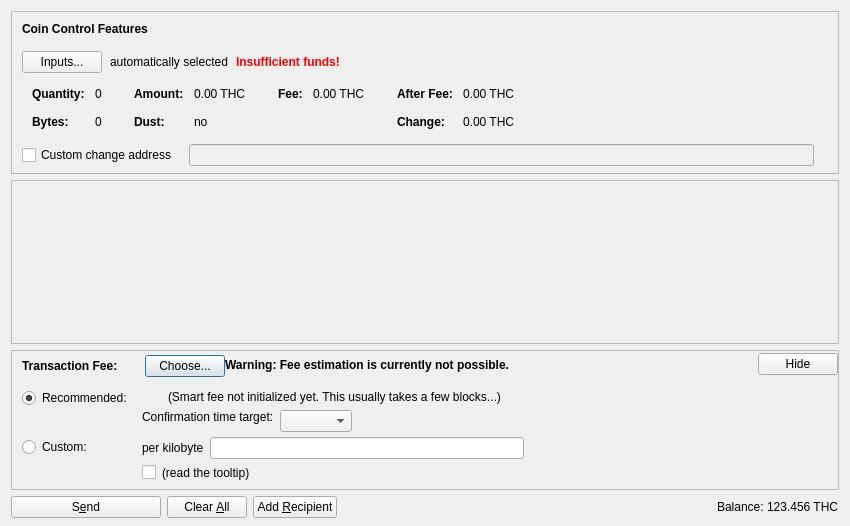
<?xml version="1.0" encoding="UTF-8"?>
<ui version="4.0">
 <class>SendCoinsDialog</class>
 <widget class="QDialog" name="SendCoinsDialog">
  <property name="geometry">
   <rect>
    <x>0</x>
    <y>0</y>
    <width>850</width>
    <height>526</height>
   </rect>
  </property>
  <property name="windowTitle">
   <string>Send Coins</string>
  </property>
  <layout class="QVBoxLayout" name="verticalLayout" stretch="0,1,0,0">
   <property name="bottomMargin">
    <number>8</number>
   </property>
   <item>
    <widget class="QFrame" name="frameCoinControl">
     <property name="sizePolicy">
      <sizepolicy hsizetype="Expanding" vsizetype="Expanding">
       <horstretch>0</horstretch>
       <verstretch>0</verstretch>
      </sizepolicy>
     </property>
     <property name="maximumSize">
      <size>
       <width>16777215</width>
       <height>16777215</height>
      </size>
     </property>
     <property name="frameShape">
      <enum>QFrame::StyledPanel</enum>
     </property>
     <property name="frameShadow">
      <enum>QFrame::Sunken</enum>
     </property>
     <layout class="QVBoxLayout" name="verticalLayoutCoinControl2">
      <property name="spacing">
       <number>0</number>
      </property>
      <property name="leftMargin">
       <number>0</number>
      </property>
      <property name="topMargin">
       <number>0</number>
      </property>
      <property name="rightMargin">
       <number>0</number>
      </property>
      <property name="bottomMargin">
       <number>6</number>
      </property>
      <item>
       <layout class="QVBoxLayout" name="verticalLayoutCoinControl" stretch="0,0,0,0,1">
        <property name="spacing">
         <number>0</number>
        </property>
        <property name="leftMargin">
         <number>10</number>
        </property>
        <property name="topMargin">
         <number>10</number>
        </property>
        <item>
         <layout class="QHBoxLayout" name="horizontalLayoutCoinControl1">
          <property name="bottomMargin">
           <number>15</number>
          </property>
          <item>
           <widget class="QLabel" name="labelCoinControlFeatures">
            <property name="sizePolicy">
             <sizepolicy hsizetype="Preferred" vsizetype="Maximum">
              <horstretch>0</horstretch>
              <verstretch>0</verstretch>
             </sizepolicy>
            </property>
            <property name="font">
             <font>
              <weight>75</weight>
              <bold>true</bold>
             </font>
            </property>
            <property name="styleSheet">
             <string notr="true">font-weight:bold;</string>
            </property>
            <property name="text">
             <string>Coin Control Features</string>
            </property>
           </widget>
          </item>
         </layout>
        </item>
        <item>
         <layout class="QHBoxLayout" name="horizontalLayoutCoinControl2" stretch="0,0,0,0">
          <property name="spacing">
           <number>8</number>
          </property>
          <property name="bottomMargin">
           <number>10</number>
          </property>
          <item>
           <widget class="QPushButton" name="pushButtonCoinControl">
            <property name="styleSheet">
             <string notr="true"/>
            </property>
            <property name="text">
             <string>Inputs...</string>
            </property>
            <property name="autoDefault">
             <bool>false</bool>
            </property>
           </widget>
          </item>
          <item>
           <widget class="QLabel" name="labelCoinControlAutomaticallySelected">
            <property name="text">
             <string>automatically selected</string>
            </property>
            <property name="margin">
             <number>5</number>
            </property>
           </widget>
          </item>
          <item>
           <widget class="QLabel" name="labelCoinControlInsuffFunds">
            <property name="font">
             <font>
              <weight>75</weight>
              <bold>true</bold>
             </font>
            </property>
            <property name="styleSheet">
             <string notr="true">color:red;font-weight:bold;</string>
            </property>
            <property name="text">
             <string>Insufficient funds!</string>
            </property>
            <property name="margin">
             <number>5</number>
            </property>
           </widget>
          </item>
          <item>
           <spacer name="horizontalSpacerCoinControl">
            <property name="orientation">
             <enum>Qt::Horizontal</enum>
            </property>
            <property name="sizeHint" stdset="0">
             <size>
              <width>40</width>
              <height>1</height>
             </size>
            </property>
           </spacer>
          </item>
         </layout>
        </item>
        <item>
         <widget class="QWidget" name="widgetCoinControl" native="true">
          <property name="sizePolicy">
           <sizepolicy hsizetype="Preferred" vsizetype="Preferred">
            <horstretch>0</horstretch>
            <verstretch>0</verstretch>
           </sizepolicy>
          </property>
          <property name="minimumSize">
           <size>
            <width>0</width>
            <height>0</height>
           </size>
          </property>
          <property name="styleSheet">
           <string notr="true"/>
          </property>
          <layout class="QHBoxLayout" name="horizontalLayoutCoinControl5">
           <property name="leftMargin">
            <number>0</number>
           </property>
           <property name="topMargin">
            <number>0</number>
           </property>
           <property name="rightMargin">
            <number>0</number>
           </property>
           <property name="bottomMargin">
            <number>0</number>
           </property>
           <item>
            <layout class="QHBoxLayout" name="horizontalLayoutCoinControl3" stretch="0,0,0,1">
             <property name="spacing">
              <number>20</number>
             </property>
             <property name="topMargin">
              <number>0</number>
             </property>
             <property name="bottomMargin">
              <number>10</number>
             </property>
             <item>
              <layout class="QFormLayout" name="formLayoutCoinControl1">
               <property name="horizontalSpacing">
                <number>10</number>
               </property>
               <property name="verticalSpacing">
                <number>14</number>
               </property>
               <property name="leftMargin">
                <number>10</number>
               </property>
               <property name="topMargin">
                <number>4</number>
               </property>
               <property name="rightMargin">
                <number>6</number>
               </property>
               <item row="0" column="0">
                <widget class="QLabel" name="labelCoinControlQuantityText">
                 <property name="font">
                  <font>
                   <weight>75</weight>
                   <bold>true</bold>
                  </font>
                 </property>
                 <property name="text">
                  <string>Quantity:</string>
                 </property>
                 <property name="margin">
                  <number>0</number>
                 </property>
                </widget>
               </item>
               <item row="0" column="1">
                <widget class="QLabel" name="labelCoinControlQuantity">
                 <property name="cursor">
                  <cursorShape>IBeamCursor</cursorShape>
                 </property>
                 <property name="contextMenuPolicy">
                  <enum>Qt::ActionsContextMenu</enum>
                 </property>
                 <property name="text">
                  <string notr="true">0</string>
                 </property>
                 <property name="margin">
                  <number>0</number>
                 </property>
                 <property name="textInteractionFlags">
                  <set>Qt::LinksAccessibleByMouse|Qt::TextSelectableByKeyboard|Qt::TextSelectableByMouse</set>
                 </property>
                </widget>
               </item>
               <item row="1" column="0">
                <widget class="QLabel" name="labelCoinControlBytesText">
                 <property name="font">
                  <font>
                   <weight>75</weight>
                   <bold>true</bold>
                  </font>
                 </property>
                 <property name="text">
                  <string>Bytes:</string>
                 </property>
                </widget>
               </item>
               <item row="1" column="1">
                <widget class="QLabel" name="labelCoinControlBytes">
                 <property name="cursor">
                  <cursorShape>IBeamCursor</cursorShape>
                 </property>
                 <property name="contextMenuPolicy">
                  <enum>Qt::ActionsContextMenu</enum>
                 </property>
                 <property name="text">
                  <string notr="true">0</string>
                 </property>
                 <property name="textInteractionFlags">
                  <set>Qt::LinksAccessibleByMouse|Qt::TextSelectableByKeyboard|Qt::TextSelectableByMouse</set>
                 </property>
                </widget>
               </item>
              </layout>
             </item>
             <item>
              <layout class="QFormLayout" name="formLayoutCoinControl2">
               <property name="horizontalSpacing">
                <number>10</number>
               </property>
               <property name="verticalSpacing">
                <number>14</number>
               </property>
               <property name="leftMargin">
                <number>6</number>
               </property>
               <property name="topMargin">
                <number>4</number>
               </property>
               <property name="rightMargin">
                <number>6</number>
               </property>
               <item row="0" column="0">
                <widget class="QLabel" name="labelCoinControlAmountText">
                 <property name="font">
                  <font>
                   <weight>75</weight>
                   <bold>true</bold>
                  </font>
                 </property>
                 <property name="text">
                  <string>Amount:</string>
                 </property>
                 <property name="margin">
                  <number>0</number>
                 </property>
                </widget>
               </item>
               <item row="0" column="1">
                <widget class="QLabel" name="labelCoinControlAmount">
                 <property name="cursor">
                  <cursorShape>IBeamCursor</cursorShape>
                 </property>
                 <property name="contextMenuPolicy">
                  <enum>Qt::ActionsContextMenu</enum>
                 </property>
                 <property name="text">
                  <string notr="true">0.00 THC</string>
                 </property>
                 <property name="textInteractionFlags">
                  <set>Qt::LinksAccessibleByMouse|Qt::TextSelectableByKeyboard|Qt::TextSelectableByMouse</set>
                 </property>
                </widget>
               </item>
               <item row="1" column="0">
                <widget class="QLabel" name="labelCoinControlLowOutputText">
                 <property name="font">
                  <font>
                   <weight>75</weight>
                   <bold>true</bold>
                  </font>
                 </property>
                 <property name="text">
                  <string>Dust:</string>
                 </property>
                </widget>
               </item>
               <item row="1" column="1">
                <widget class="QLabel" name="labelCoinControlLowOutput">
                 <property name="cursor">
                  <cursorShape>IBeamCursor</cursorShape>
                 </property>
                 <property name="contextMenuPolicy">
                  <enum>Qt::ActionsContextMenu</enum>
                 </property>
                 <property name="text">
                  <string notr="true">no</string>
                 </property>
                 <property name="textInteractionFlags">
                  <set>Qt::LinksAccessibleByMouse|Qt::TextSelectableByKeyboard|Qt::TextSelectableByMouse</set>
                 </property>
                </widget>
               </item>
              </layout>
             </item>
             <item>
              <layout class="QFormLayout" name="formLayoutCoinControl3">
               <property name="horizontalSpacing">
                <number>10</number>
               </property>
               <property name="verticalSpacing">
                <number>14</number>
               </property>
               <property name="leftMargin">
                <number>6</number>
               </property>
               <property name="topMargin">
                <number>4</number>
               </property>
               <property name="rightMargin">
                <number>6</number>
               </property>
               <item row="0" column="0">
                <widget class="QLabel" name="labelCoinControlFeeText">
                 <property name="font">
                  <font>
                   <weight>75</weight>
                   <bold>true</bold>
                  </font>
                 </property>
                 <property name="text">
                  <string>Fee:</string>
                 </property>
                 <property name="margin">
                  <number>0</number>
                 </property>
                </widget>
               </item>
               <item row="0" column="1">
                <widget class="QLabel" name="labelCoinControlFee">
                 <property name="cursor">
                  <cursorShape>IBeamCursor</cursorShape>
                 </property>
                 <property name="contextMenuPolicy">
                  <enum>Qt::ActionsContextMenu</enum>
                 </property>
                 <property name="text">
                  <string notr="true">0.00 THC</string>
                 </property>
                 <property name="textInteractionFlags">
                  <set>Qt::LinksAccessibleByMouse|Qt::TextSelectableByKeyboard|Qt::TextSelectableByMouse</set>
                 </property>
                </widget>
               </item>
              </layout>
             </item>
             <item>
              <layout class="QFormLayout" name="formLayoutCoinControl4">
               <property name="horizontalSpacing">
                <number>10</number>
               </property>
               <property name="verticalSpacing">
                <number>14</number>
               </property>
               <property name="leftMargin">
                <number>6</number>
               </property>
               <property name="topMargin">
                <number>4</number>
               </property>
               <property name="rightMargin">
                <number>6</number>
               </property>
               <item row="0" column="0">
                <widget class="QLabel" name="labelCoinControlAfterFeeText">
                 <property name="font">
                  <font>
                   <weight>75</weight>
                   <bold>true</bold>
                  </font>
                 </property>
                 <property name="text">
                  <string>After Fee:</string>
                 </property>
                 <property name="margin">
                  <number>0</number>
                 </property>
                </widget>
               </item>
               <item row="0" column="1">
                <widget class="QLabel" name="labelCoinControlAfterFee">
                 <property name="cursor">
                  <cursorShape>IBeamCursor</cursorShape>
                 </property>
                 <property name="contextMenuPolicy">
                  <enum>Qt::ActionsContextMenu</enum>
                 </property>
                 <property name="text">
                  <string notr="true">0.00 THC</string>
                 </property>
                 <property name="textInteractionFlags">
                  <set>Qt::LinksAccessibleByMouse|Qt::TextSelectableByKeyboard|Qt::TextSelectableByMouse</set>
                 </property>
                </widget>
               </item>
               <item row="1" column="0">
                <widget class="QLabel" name="labelCoinControlChangeText">
                 <property name="font">
                  <font>
                   <weight>75</weight>
                   <bold>true</bold>
                  </font>
                 </property>
                 <property name="text">
                  <string>Change:</string>
                 </property>
                </widget>
               </item>
               <item row="1" column="1">
                <widget class="QLabel" name="labelCoinControlChange">
                 <property name="cursor">
                  <cursorShape>IBeamCursor</cursorShape>
                 </property>
                 <property name="contextMenuPolicy">
                  <enum>Qt::ActionsContextMenu</enum>
                 </property>
                 <property name="text">
                  <string notr="true">0.00 THC</string>
                 </property>
                 <property name="textInteractionFlags">
                  <set>Qt::LinksAccessibleByMouse|Qt::TextSelectableByKeyboard|Qt::TextSelectableByMouse</set>
                 </property>
                </widget>
               </item>
              </layout>
             </item>
            </layout>
           </item>
          </layout>
         </widget>
        </item>
        <item>
         <layout class="QHBoxLayout" name="horizontalLayoutCoinControl4" stretch="0,0,0">
          <property name="spacing">
           <number>12</number>
          </property>
          <property name="sizeConstraint">
           <enum>QLayout::SetDefaultConstraint</enum>
          </property>
          <property name="topMargin">
           <number>5</number>
          </property>
          <property name="rightMargin">
           <number>5</number>
          </property>
          <item>
           <widget class="QCheckBox" name="checkBoxCoinControlChange">
            <property name="toolTip">
             <string>If this is activated, but the change address is empty or invalid, change will be sent to a newly generated address.</string>
            </property>
            <property name="text">
             <string>Custom change address</string>
            </property>
           </widget>
          </item>
          <item>
           <widget class="QValidatedLineEdit" name="lineEditCoinControlChange">
            <property name="enabled">
             <bool>false</bool>
            </property>
            <property name="sizePolicy">
             <sizepolicy hsizetype="Expanding" vsizetype="Fixed">
              <horstretch>0</horstretch>
              <verstretch>0</verstretch>
             </sizepolicy>
            </property>
           </widget>
          </item>
          <item>
           <widget class="QLabel" name="labelCoinControlChangeLabel">
            <property name="sizePolicy">
             <sizepolicy hsizetype="Preferred" vsizetype="Expanding">
              <horstretch>0</horstretch>
              <verstretch>0</verstretch>
             </sizepolicy>
            </property>
            <property name="minimumSize">
             <size>
              <width>0</width>
              <height>0</height>
             </size>
            </property>
            <property name="text">
             <string/>
            </property>
            <property name="margin">
             <number>3</number>
            </property>
           </widget>
          </item>
         </layout>
        </item>
        <item>
         <spacer name="verticalSpacerCoinControl">
          <property name="orientation">
           <enum>Qt::Vertical</enum>
          </property>
          <property name="sizeHint" stdset="0">
           <size>
            <width>800</width>
            <height>1</height>
           </size>
          </property>
         </spacer>
        </item>
       </layout>
      </item>
     </layout>
    </widget>
   </item>
   <item>
    <widget class="QScrollArea" name="scrollArea">
     <property name="widgetResizable">
      <bool>true</bool>
     </property>
     <widget class="QWidget" name="scrollAreaWidgetContents">
      <property name="geometry">
       <rect>
        <x>0</x>
        <y>0</y>
        <width>830</width>
        <height>104</height>
       </rect>
      </property>
      <layout class="QVBoxLayout" name="verticalLayout_2" stretch="0,1">
       <property name="leftMargin">
        <number>0</number>
       </property>
       <property name="topMargin">
        <number>0</number>
       </property>
       <property name="rightMargin">
        <number>0</number>
       </property>
       <property name="bottomMargin">
        <number>0</number>
       </property>
       <item>
        <layout class="QVBoxLayout" name="entries">
         <property name="spacing">
          <number>6</number>
         </property>
        </layout>
       </item>
       <item>
        <spacer name="verticalSpacer">
         <property name="orientation">
          <enum>Qt::Vertical</enum>
         </property>
         <property name="sizeHint" stdset="0">
          <size>
           <width>20</width>
           <height>40</height>
          </size>
         </property>
        </spacer>
       </item>
      </layout>
     </widget>
    </widget>
   </item>
   <item>
    <widget class="QFrame" name="frameFee">
     <property name="sizePolicy">
      <sizepolicy hsizetype="Expanding" vsizetype="Expanding">
       <horstretch>0</horstretch>
       <verstretch>0</verstretch>
      </sizepolicy>
     </property>
     <property name="maximumSize">
      <size>
       <width>16777215</width>
       <height>16777215</height>
      </size>
     </property>
     <property name="frameShape">
      <enum>QFrame::StyledPanel</enum>
     </property>
     <property name="frameShadow">
      <enum>QFrame::Sunken</enum>
     </property>
     <layout class="QVBoxLayout" name="verticalLayoutFee1">
      <property name="spacing">
       <number>0</number>
      </property>
      <property name="leftMargin">
       <number>0</number>
      </property>
      <property name="topMargin">
       <number>0</number>
      </property>
      <property name="rightMargin">
       <number>0</number>
      </property>
      <property name="bottomMargin">
       <number>0</number>
      </property>
      <item>
       <layout class="QVBoxLayout" name="verticalLayoutFee2" stretch="0,0,0">
        <property name="spacing">
         <number>0</number>
        </property>
        <property name="leftMargin">
         <number>10</number>
        </property>
        <property name="topMargin">
         <number>0</number>
        </property>
        <item>
         <layout class="QHBoxLayout" name="horizontalLayoutFee1">
          <property name="bottomMargin">
           <number>0</number>
          </property>
          <item>
           <layout class="QVBoxLayout" name="verticalLayoutFee7">
            <property name="spacing">
             <number>0</number>
            </property>
            <item>
             <spacer name="verticalSpacerSmartFee">
              <property name="orientation">
               <enum>Qt::Vertical</enum>
              </property>
              <property name="sizeType">
               <enum>QSizePolicy::Fixed</enum>
              </property>
              <property name="sizeHint" stdset="0">
               <size>
                <width>1</width>
                <height>4</height>
               </size>
              </property>
             </spacer>
            </item>
            <item>
             <layout class="QHBoxLayout" name="horizontalLayoutSmartFee">
              <property name="spacing">
               <number>10</number>
              </property>
              <item>
               <widget class="QLabel" name="labelFeeHeadline">
                <property name="sizePolicy">
                 <sizepolicy hsizetype="Preferred" vsizetype="Maximum">
                  <horstretch>0</horstretch>
                  <verstretch>0</verstretch>
                 </sizepolicy>
                </property>
                <property name="font">
                 <font>
                  <weight>75</weight>
                  <bold>true</bold>
                 </font>
                </property>
                <property name="styleSheet">
                 <string notr="true">font-weight:bold;</string>
                </property>
                <property name="text">
                 <string>Transaction Fee:</string>
                </property>
               </widget>
              </item>
              <item>
               <widget class="QLabel" name="labelFeeMinimized">
                <property name="text">
                 <string/>
                </property>
               </widget>
              </item>
              <item>
               <widget class="QPushButton" name="buttonChooseFee">
                <property name="text">
                 <string>Choose...</string>
                </property>
               </widget>
              </item>
             </layout>
            </item>
            <item>
             <spacer name="verticalSpacer_5">
              <property name="orientation">
               <enum>Qt::Vertical</enum>
              </property>
              <property name="sizeHint" stdset="0">
               <size>
                <width>1</width>
                <height>1</height>
               </size>
              </property>
             </spacer>
            </item>
           </layout>
          </item>
          <item>
           <widget class="QLabel" name="fallbackFeeWarningLabel">
            <property name="toolTip">
             <string>Using the fallbackfee can result in sending a transaction that will take several hours or days (or never) to confirm. Consider choosing your fee manually or wait until you have validated the complete chain.</string>
            </property>
            <property name="font">
            <font>
                <weight>75</weight>
                <bold>true</bold>
            </font>
            </property>
            <property name="text">
             <string>Warning: Fee estimation is currently not possible.</string>
            </property>
            <property name="wordWrap">
             <bool>false</bool>
            </property>
           </widget>
          </item>
          <item>
           <spacer name="horizontalSpacer_4">
            <property name="orientation">
             <enum>Qt::Horizontal</enum>
            </property>
            <property name="sizeType">
             <enum>QSizePolicy::MinimumExpanding</enum>
            </property>
            <property name="sizeHint" stdset="0">
             <size>
              <width>40</width>
              <height>20</height>
             </size>
            </property>
           </spacer>
          </item>
          <item>
           <widget class="QPushButton" name="buttonMinimizeFee">
            <property name="toolTip">
             <string>collapse fee-settings</string>
            </property>
            <property name="text">
             <string>Hide</string>
            </property>
           </widget>
          </item>
         </layout>
        </item>
        <item>
         <widget class="QFrame" name="frameFeeSelection">
          <layout class="QVBoxLayout" name="verticalLayoutFee12">
           <property name="spacing">
            <number>0</number>
           </property>
           <property name="leftMargin">
            <number>0</number>
           </property>
           <property name="topMargin">
            <number>0</number>
           </property>
           <property name="rightMargin">
            <number>0</number>
           </property>
           <property name="bottomMargin">
            <number>0</number>
           </property>
           <item>
            <layout class="QGridLayout" name="gridLayoutFee">
             <property name="topMargin">
              <number>10</number>
             </property>
             <property name="bottomMargin">
              <number>4</number>
             </property>
             <property name="horizontalSpacing">
              <number>10</number>
             </property>
             <property name="verticalSpacing">
              <number>4</number>
             </property>
             <item row="1" column="1">
              <layout class="QVBoxLayout" name="verticalLayoutFee8">
               <property name="spacing">
                <number>6</number>
               </property>
               <item>
                <layout class="QHBoxLayout" name="horizontalLayoutFee13">
                 <item>
                  <widget class="QLabel" name="labelCustomPerKilobyte">
                   <property name="toolTip">
                    <string>If the custom fee is set to 1000 microcents and the transaction is only 250 bytes, then &quot;per kilobyte&quot; only pays 250 microcents in fee, while &quot;total at least&quot; pays 1000 microcents. For transactions bigger than a kilobyte both pay by kilobyte.</string>
                   </property>
                   <property name="text">
                    <string>per kilobyte</string>
                   </property>
                  </widget>
                 </item>
                 <item>
                  <widget class="BitcoinAmountField" name="customFee"/>
                 </item>
                 <item>
                  <spacer name="horizontalSpacer_6">
                   <property name="orientation">
                    <enum>Qt::Horizontal</enum>
                   </property>
                   <property name="sizeHint" stdset="0">
                    <size>
                     <width>1</width>
                     <height>1</height>
                    </size>
                   </property>
                  </spacer>
                 </item>
                </layout>
               </item>
               <item>
                <layout class="QHBoxLayout" name="horizontalLayoutFee8">
                 <item>
                  <widget class="QCheckBox" name="checkBoxMinimumFee">
                   <property name="toolTip">
                    <string>Paying only the minimum fee is just fine as long as there is less transaction volume than space in the blocks. But be aware that this can end up in a never confirming transaction once there is more demand for thincoin transactions than the network can process.</string>
                   </property>
                   <property name="text">
                    <string/>
                   </property>
                  </widget>
                 </item>
                 <item>
                  <widget class="QLabel" name="labelMinFeeWarning">
                   <property name="enabled">
                    <bool>true</bool>
                   </property>
                   <property name="toolTip">
                    <string>Paying only the minimum fee is just fine as long as there is less transaction volume than space in the blocks. But be aware that this can end up in a never confirming transaction once there is more demand for thincoin transactions than the network can process.</string>
                   </property>
                   <property name="text">
                    <string>(read the tooltip)</string>
                   </property>
                   <property name="margin">
                    <number>5</number>
                   </property>
                  </widget>
                 </item>
                 <item>
                  <spacer name="horizontalSpacer_2">
                   <property name="orientation">
                    <enum>Qt::Horizontal</enum>
                   </property>
                   <property name="sizeHint" stdset="0">
                    <size>
                     <width>1</width>
                     <height>1</height>
                    </size>
                   </property>
                  </spacer>
                 </item>
                </layout>
               </item>
              </layout>
             </item>
             <item row="0" column="0">
              <layout class="QVBoxLayout" name="verticalLayoutFee4" stretch="0,1">
               <item>
                <widget class="QRadioButton" name="radioSmartFee">
                 <property name="text">
                  <string>Recommended:</string>
                 </property>
                 <property name="checked">
                  <bool>true</bool>
                 </property>
                 <attribute name="buttonGroup">
                  <string notr="true">groupFee</string>
                 </attribute>
                </widget>
               </item>
               <item>
                <spacer name="verticalSpacer_2">
                 <property name="orientation">
                  <enum>Qt::Vertical</enum>
                 </property>
                 <property name="sizeHint" stdset="0">
                  <size>
                   <width>1</width>
                   <height>1</height>
                  </size>
                 </property>
                </spacer>
               </item>
              </layout>
             </item>
             <item row="1" column="0">
              <layout class="QVBoxLayout" name="verticalLayoutFee9" stretch="0,1">
               <item>
                <widget class="QRadioButton" name="radioCustomFee">
                 <property name="text">
                  <string>Custom:</string>
                 </property>
                 <attribute name="buttonGroup">
                  <string notr="true">groupFee</string>
                 </attribute>
                </widget>
               </item>
               <item>
                <spacer name="verticalSpacer_6">
                 <property name="orientation">
                  <enum>Qt::Vertical</enum>
                 </property>
                 <property name="sizeHint" stdset="0">
                  <size>
                   <width>1</width>
                   <height>1</height>
                  </size>
                 </property>
                </spacer>
               </item>
              </layout>
             </item>
             <item row="0" column="1">
              <layout class="QVBoxLayout" name="verticalLayoutFee3" stretch="0,0,1">
               <property name="spacing">
                <number>6</number>
               </property>
               <property name="topMargin">
                <number>2</number>
               </property>
               <item>
                <layout class="QHBoxLayout" name="horizontalLayoutFee12">
                 <item>
                  <widget class="QLabel" name="labelSmartFee">
                   <property name="text">
                    <string/>
                   </property>
                   <property name="margin">
                    <number>2</number>
                   </property>
                  </widget>
                 </item>
                 <item>
                  <widget class="QLabel" name="labelFeeEstimation">
                   <property name="text">
                    <string/>
                   </property>
                  </widget>
                 </item>
                 <item>
                  <widget class="QLabel" name="labelSmartFee2">
                   <property name="text">
                    <string>(Smart fee not initialized yet. This usually takes a few blocks...)</string>
                   </property>
                   <property name="margin">
                    <number>2</number>
                   </property>
                  </widget>
                 </item>
                 <item>
                  <spacer name="horizontalSpacer_5">
                   <property name="orientation">
                    <enum>Qt::Horizontal</enum>
                   </property>
                   <property name="sizeHint" stdset="0">
                    <size>
                     <width>1</width>
                     <height>1</height>
                    </size>
                   </property>
                  </spacer>
                 </item>
                </layout>
               </item>
               <item>
                <layout class="QHBoxLayout" name="horizontalLayoutFee9">
                 <item>
                  <layout class="QVBoxLayout" name="verticalLayoutFee6">
                   <item>
                    <widget class="QLabel" name="labelSmartFee3">
                     <property name="text">
                      <string>Confirmation time target:</string>
                     </property>
                     <property name="margin">
                      <number>2</number>
                     </property>
                    </widget>
                   </item>
                   <item>
                    <spacer name="verticalSpacer_3">
                     <property name="orientation">
                      <enum>Qt::Vertical</enum>
                     </property>
                     <property name="sizeHint" stdset="0">
                      <size>
                       <width>1</width>
                       <height>1</height>
                      </size>
                     </property>
                    </spacer>
                   </item>
                  </layout>
                 </item>
                 <item>
                  <layout class="QVBoxLayout" name="verticalLayoutFee5">
                   <property name="rightMargin">
                    <number>30</number>
                   </property>
                   <item>
                    <layout class="QHBoxLayout" name="horizontalLayoutConfTarget">
                     <property name="bottomMargin">
                      <number>0</number>
                     </property>
                     <item>
                      <widget class="QComboBox" name="confTargetSelector"/>
                     </item>
                     <item>
                      <spacer name="horizontalSpacerConfTarget">
                       <property name="orientation">
                        <enum>Qt::Horizontal</enum>
                       </property>
                       <property name="sizeHint" stdset="0">
                        <size>
                         <width>40</width>
                         <height>20</height>
                        </size>
                       </property>
                      </spacer>
                     </item>
                    </layout>
                   </item>
                  </layout>
                 </item>
                </layout>
               </item>
               <item>
                <spacer name="verticalSpacer_4">
                 <property name="orientation">
                  <enum>Qt::Vertical</enum>
                 </property>
                 <property name="sizeHint" stdset="0">
                  <size>
                   <width>1</width>
                   <height>1</height>
                  </size>
                 </property>
                </spacer>
               </item>
              </layout>
             </item>
            </layout>
           </item>
          </layout>
         </widget>
        </item>
        <item>
         <spacer name="verticalSpacerFee">
          <property name="orientation">
           <enum>Qt::Vertical</enum>
          </property>
          <property name="sizeHint" stdset="0">
           <size>
            <width>40</width>
            <height>5</height>
           </size>
          </property>
         </spacer>
        </item>
       </layout>
      </item>
     </layout>
    </widget>
   </item>
   <item>
    <layout class="QHBoxLayout" name="horizontalLayout">
     <item>
      <widget class="QPushButton" name="sendButton">
       <property name="minimumSize">
        <size>
         <width>150</width>
         <height>0</height>
        </size>
       </property>
       <property name="toolTip">
        <string>Confirm the send action</string>
       </property>
       <property name="text">
        <string>S&amp;end</string>
       </property>
       <property name="icon">
        <iconset resource="../bitcoin.qrc">
         <normaloff>:/icons/send</normaloff>:/icons/send</iconset>
       </property>
       <property name="autoDefault">
        <bool>false</bool>
       </property>
       <property name="default">
        <bool>false</bool>
       </property>
      </widget>
     </item>
     <item>
      <widget class="QPushButton" name="clearButton">
       <property name="sizePolicy">
        <sizepolicy hsizetype="Minimum" vsizetype="Fixed">
         <horstretch>0</horstretch>
         <verstretch>0</verstretch>
        </sizepolicy>
       </property>
       <property name="toolTip">
        <string>Clear all fields of the form.</string>
       </property>
       <property name="text">
        <string>Clear &amp;All</string>
       </property>
       <property name="icon">
        <iconset resource="../bitcoin.qrc">
         <normaloff>:/icons/remove</normaloff>:/icons/remove</iconset>
       </property>
       <property name="autoDefault">
        <bool>false</bool>
       </property>
      </widget>
     </item>
     <item>
      <widget class="QPushButton" name="addButton">
       <property name="toolTip">
        <string>Send to multiple recipients at once</string>
       </property>
       <property name="text">
        <string>Add &amp;Recipient</string>
       </property>
       <property name="icon">
        <iconset resource="../bitcoin.qrc">
         <normaloff>:/icons/add</normaloff>:/icons/add</iconset>
       </property>
       <property name="autoDefault">
        <bool>false</bool>
       </property>
      </widget>
     </item>
     <item>
      <spacer name="horizontalSpacer">
       <property name="orientation">
        <enum>Qt::Horizontal</enum>
       </property>
       <property name="sizeHint" stdset="0">
        <size>
         <width>40</width>
         <height>20</height>
        </size>
       </property>
      </spacer>
     </item>
     <item>
      <layout class="QHBoxLayout" name="horizontalLayout_2">
       <property name="spacing">
        <number>3</number>
       </property>
       <item>
        <widget class="QLabel" name="label">
         <property name="sizePolicy">
          <sizepolicy hsizetype="Preferred" vsizetype="Fixed">
           <horstretch>0</horstretch>
           <verstretch>0</verstretch>
          </sizepolicy>
         </property>
         <property name="text">
          <string>Balance:</string>
         </property>
        </widget>
       </item>
       <item>
        <widget class="QLabel" name="labelBalance">
         <property name="sizePolicy">
          <sizepolicy hsizetype="Preferred" vsizetype="Fixed">
           <horstretch>0</horstretch>
           <verstretch>0</verstretch>
          </sizepolicy>
         </property>
         <property name="cursor">
          <cursorShape>IBeamCursor</cursorShape>
         </property>
         <property name="text">
          <string notr="true">123.456 THC</string>
         </property>
         <property name="textInteractionFlags">
          <set>Qt::LinksAccessibleByMouse|Qt::TextSelectableByKeyboard|Qt::TextSelectableByMouse</set>
         </property>
        </widget>
       </item>
      </layout>
     </item>
    </layout>
   </item>
  </layout>
 </widget>
 <customwidgets>
  <customwidget>
   <class>QValidatedLineEdit</class>
   <extends>QLineEdit</extends>
   <header>qt/qvalidatedlineedit.h</header>
  </customwidget>
  <customwidget>
   <class>BitcoinAmountField</class>
   <extends>QLineEdit</extends>
   <header>qt/bitcoinamountfield.h</header>
   <container>1</container>
  </customwidget>
 </customwidgets>
 <resources>
  <include location="../bitcoin.qrc"/>
 </resources>
 <connections/>
 <buttongroups>
  <buttongroup name="groupFee"/>
 </buttongroups>
</ui>
